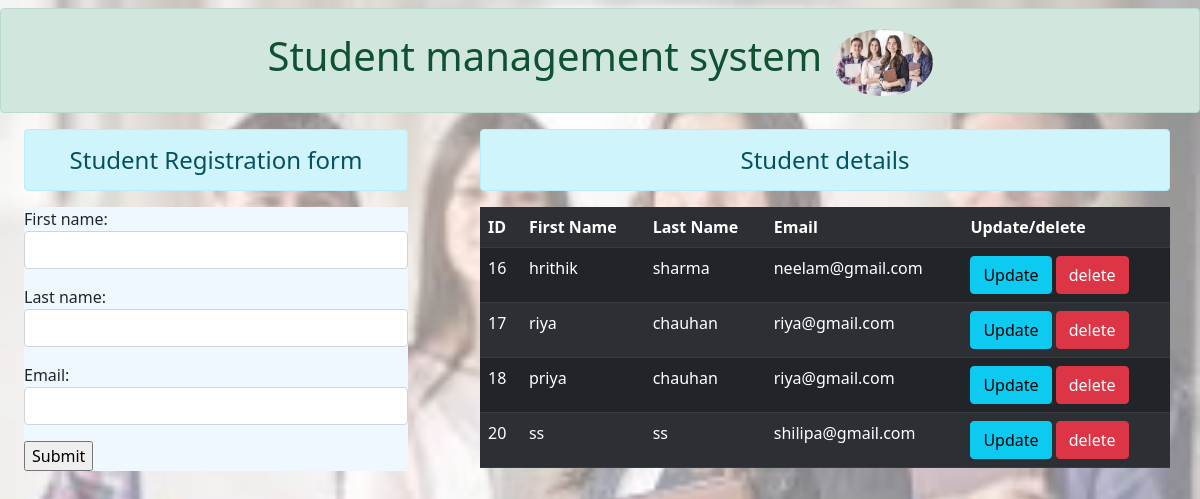
The page / on the database its author committed.
### app1/models.py (models this page shows)
class Student(models.Model):
    first_name=models.CharField(max_length=50)
    last_name=models.CharField(max_length=50)
    email=models.EmailField(max_length=50)

### app1/views.py (the view)
# urls.py: path('', views.add_show,name="ads"),
def add_show(request):
    if request.method=="POST":
        fm=StudentForm(request.POST)
        if fm.is_valid():
            nm=fm.cleaned_data["first_name"]
            lm=fm.cleaned_data["last_name"]
            em=fm.cleaned_data["email"]
            std=Student(first_name=nm,last_name=lm,email=em)
            std.save()
    else:
        fm=StudentForm()
    stud=Student.objects.all()
    return render(request,"app1/add_show.html",{'form':fm,'stud':stud})

### app1/forms.py
class StudentForm(forms.ModelForm):
    class Meta:
        model=Student
        fields="__all__"
        widgets={'first_name': forms.TextInput(attrs={"class":"form-control"}),
        'last_name': forms.TextInput(attrs={"class":"form-control"}),'email': forms.TextInput(attrs={"class":"form-control"})}

### app1/templates/app1/add_show.html (shortened to what this page needs)
{% extends 'app1/base.html' %}
{% block content %}
{%  load static %}
<div>
<h1 class="text-center alert alert-success"> Student management system
<img src="{% static 'app1/images/download.jpg' %}"  class="img-fluid rounded-circle mt-1" width="100px" heght="100px"></h1>
<div class="row">
    <div class="col-sm-4 mx-4">
        <h4 class="text-center alert alert-info"> Student Registration form</h4>
        <div style="background-color: aliceblue;" >
        <form action="" method="POST" >
            {{form.as_p}}
            <input type="submit"  >
        </form>
    </div>
    </div>
    <div class="col-sm-7 mx-4">
    <h4 class="text-center alert alert-info"> Student details</h4>
    <table class="table table-dark table-striped">
        <tr>
            <th> ID</th>
            <th> First Name</th>
            <th> Last Name</th>
            <th> Email</th>
            <th> Update/delete</th>
        </tr>
        {% for st in stud %}
        <tr>
           <td>{{st.id}}</td>
           <td>{{st.first_name}}</td>
           <td>{{st.last_name}}</td>
           <td>{{st.email}}</td>
           <td>
            <a href="{% url  'update' st.id %}" class="btn btn-info"> Update</a>
            <form action="{% url  'delete' st.id %}" method="POST" class="d-inline">
                <input type="submit" value="delete" class="btn btn-danger">
            </form>
           </td>
        </tr>
        {% endfor %}
    </table>
    </div>
</div>
</div>
{% endblock content %}

### app1/templates/app1/base.html (shortened to what this page needs)
<!DOCTYPE html>
{%  load static %}
<html lang="en">
<head>
    <link href="https://cdn.jsdelivr.net/npm/bootstrap@5.0.2/dist/css/bootstrap.min.css" rel="stylesheet">
    <link rel="stylesheet" href="{%  static 'app1/css/style.css' %}">
</head>
<body class="third">
    <div class="conatiner mt-2" >
    {% block content %} dd {% endblock content %}
    </div>
</body>
</html>

### rows shown on the page
Student: id "16", first_name "hrithik", last_name "sharma", email "neelam@gmail.com"
Student: id "17", first_name "riya", last_name "chauhan", email "riya@gmail.com"
Student: id "18", first_name "priya", last_name "chauhan", email "riya@gmail.com"
Student: id "20", first_name "ss", last_name "ss", email "shilipa@gmail.com"
